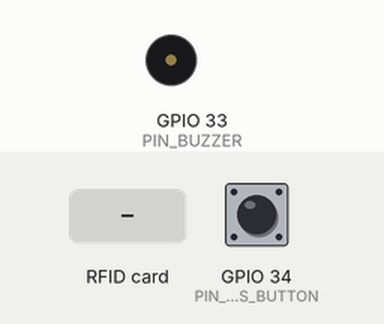
Recording of a program running on a simulated ESP32. Parts: buzzer (waves = sounding, pin HIGH). The inputs (shaded band) are chosen by the test bench; at power-on: GPIO 34 (PIN_SOS_BUTTON) HIGH. Storage starts empty; no radio packets arrive unless stated; what the program prints to the serial monitor is not drawn.

Above: at 2.3 s.
2.4 s: GPIO 34 (PIN_SOS_BUTTON) pulled LOW for 0.15 s
At 2.64 s:
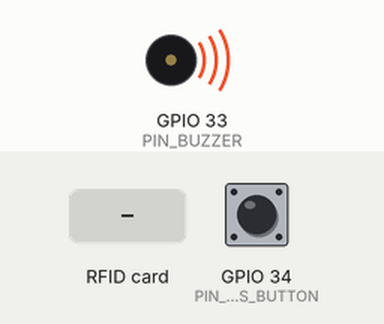
4.2 s: RFID card 5E 7A 19 C4 held to the reader
At 5.7 s:
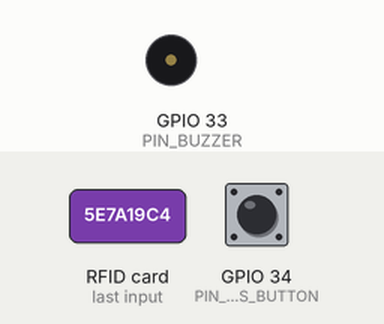
Timing chart, 0 to 7.2 s (numbered marks = the images above; inputs shaded):
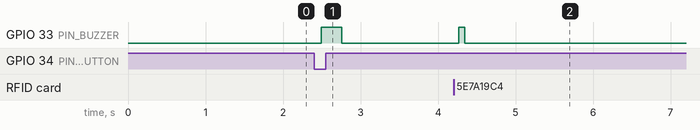

The program:

main.cpp
```cpp
/**
 * PROJECT MEDIBOT - Firmware Main Controller
 * Microcontroller: ESP32-WROVER (FreeRTOS)
 * Features:
 *   - Offline-first storage (LittleFS)
 *   - LoRa SOS Emergency Alert (433/868 MHz)
 *   - Smart NFC Health Card Scanner
 *   - MAX30102 Non-Invasive Hemoglobin (Hb) & SpO2
 *   - Embedded Mini Thermal Printer (Slip Generation)
 */

#include <Arduino.h>
#include <SPI.h>
#include <Wire.h>
#include <LoRa.h>
#include <MFRC522.h>
#include <LittleFS.h>
#include <ArduinoJson.h>

#include "hb_algorithm.h"
#include "thermal_printer.h"

// Hardware Pin Definitions (Matching PINOUT.md)
#define PIN_SOS_BUTTON     34
#define PIN_BUZZER         33
#define PIN_BATTERY_ADC    35

// LoRa SX1278 SPI Pins
#define LORA_CS            5
#define LORA_RST           27
#define LORA_DIO0          26
#define LORA_FREQ          868E6 // 868 MHz for India (ISM Band: 865-867 MHz / 433 MHz)

// NFC MFRC522 Pins
#define NFC_SS_PIN         4
#define NFC_RST_PIN        25

// Peripherals
ThermalPrinter printer(&Serial2);
MFRC522 mfrc522(NFC_SS_PIN, NFC_RST_PIN);

// Global State
volatile bool g_sosTriggered = false;
volatile unsigned long g_lastSosTime = 0;
String g_currentPatientId = "";
String g_currentPatientName = "Lata Devi";

// FreeRTOS Task Handles
TaskHandle_t TaskSensorHandle;
TaskHandle_t TaskSyncHandle;
QueueHandle_t offlineRecordQueue;

// Interrupt Service Routine for Emergency Physical Red SOS Button
void IRAM_ATTR isrEmergencyButton() {
    unsigned long now = millis();
    if (now - g_lastSosTime > 2000) { // 2 second debounce
        g_sosTriggered = true;
        g_lastSosTime = now;
    }
}

void triggerLoRaEmergencySOS() {
    digitalWrite(PIN_BUZZER, HIGH);
    Serial.println("[EMERGENCY] !!! RED SOS BUTTON PRESSED !!!");
    Serial.println("[LoRa] Broadcasting Emergency Distress Packet to PHC Gateway...");

    // LoRa Emergency Packet
    LoRa.beginPacket();
    LoRa.print("ALERT:EMERGENCY;KIOSK_ID:MEDIBOT_UP_042;LOC:VILLAGE_RAMPUR;TYPE:CRITICAL_MEDICAL_SOS;BATTERY:87%");
    LoRa.endPacket();

    delay(200);
    digitalWrite(PIN_BUZZER, LOW);
    Serial.println("[LoRa] SOS Packet Dispatched Over 10km Sub-GHz Radio Link.");
}

// -------------------------------------------------------------
// FreeRTOS Task 1: Background Offline Sync Manager
// -------------------------------------------------------------
void taskOfflineSync(void *pvParameters) {
    for (;;) {
        // If WiFi is available, upload queued records to FastAPI / ABDM backend
        // Else keep records encrypted in LittleFS flash
        vTaskDelay(pdMS_TO_TICKS(5000));
    }
}

// -------------------------------------------------------------
// FreeRTOS Task 2: Optical PPG Sensor & Hb Calibration
// -------------------------------------------------------------
void taskSensorProcessing(void *pvParameters) {
    for (;;) {
        // Poll for finger placement on MAX30102
        // Example mock calculation:
        float ac_red = 1420.0f;
        float dc_red = 145000.0f;
        float ac_ir  = 1380.0f;
        float dc_ir  = 155000.0f;
        float hr     = 76.0f;

        HbResult hb = calculateHemoglobin(ac_red, dc_red, ac_ir, dc_ir, hr);

        if (hb.valid) {
            Serial.printf("[SENSOR] Hb: %.2f g/dL | SpO2: %.1f%% | HR: %.0f BPM | Grade: %s\n",
                          hb.hemoglobin_g_dl, hb.spo2_percent, hb.heart_rate_bpm,
                          getAnemiaGradeHindi(hb.anemia_grade));

            // If an NFC card was scanned, print receipt slip
            if (g_currentPatientId.length() > 0) {
                Serial.println("[PRINTER] Printing patient slip on Thermal Printer...");
                printer.printPatientSlip(g_currentPatientId.c_str(), g_currentPatientName.c_str(),
                                         26, "Female", hb, "15-OCT-2026", "ASHA_RAMPUR_01");
                g_currentPatientId = ""; // Reset after printing
            }
        }

        vTaskDelay(pdMS_TO_TICKS(2000));
    }
}

void setup() {
    Serial.begin(115200);
    delay(1000);
    Serial.println("\n==========================================");
    Serial.println("  BOOTING PROJECT MEDIBOT KIOSK OS (v1.0) ");
    Serial.println("==========================================");

    // 1. Configure SOS Button and Buzzer
    pinMode(PIN_SOS_BUTTON, INPUT_PULLUP);
    pinMode(PIN_BUZZER, OUTPUT);
    attachInterrupt(digitalPinToInterrupt(PIN_SOS_BUTTON), isrEmergencyButton, FALLING);

    // 2. Initialize Thermal Printer
    Serial.println("[BOOT] Initializing 58mm Thermal Printer...");
    printer.begin(9600);

    // 3. Initialize LoRa Radio
    Serial.println("[BOOT] Initializing SX1278 LoRa Radio...");
    LoRa.setPins(LORA_CS, LORA_RST, LORA_DIO0);
    if (!LoRa.begin(LORA_FREQ)) {
        Serial.println("[WARN] LoRa initialization failed or module not attached.");
    } else {
        LoRa.setTxPower(20); // Max power +20dBm for maximum penetration
        Serial.println("[BOOT] LoRa Ready at 868 MHz.");
    }

    // 4. Initialize NFC Reader
    Serial.println("[BOOT] Initializing NFC Scanner (PN532/RC522)...");
    SPI.begin(18, 19, 23, NFC_SS_PIN); // SCK, MISO, MOSI, SS
    mfrc522.PCD_Init();

    // 5. Initialize LittleFS Flash Storage
    if (!LittleFS.begin(true)) {
        Serial.println("[WARN] LittleFS Mount Failed. Formatting...");
    } else {
        Serial.println("[BOOT] LittleFS Offline Storage Mounted.");
    }

    // 6. Spawn FreeRTOS Tasks
    xTaskCreatePinnedToCore(taskSensorProcessing, "SensorTask", 4096, NULL, 1, &TaskSensorHandle, 1);
    xTaskCreatePinnedToCore(taskOfflineSync, "SyncTask", 4096, NULL, 1, &TaskSyncHandle, 0);

    Serial.println("[READY] MEDIBOT Kiosk is operational. Ready for patient cards & checkups.");
}

void loop() {
    // 1. Check SOS Trigger
    if (g_sosTriggered) {
        g_sosTriggered = false;
        triggerLoRaEmergencySOS();
    }

    // 2. Poll NFC Reader for new health card
    if (mfrc522.PICC_IsNewCardPresent() && mfrc522.PICC_ReadCardSerial()) {
        String cardUid = "";
        for (byte i = 0; i < mfrc522.uid.size; i++) {
            cardUid += String(mfrc522.uid.uidByte[i] < 0x10 ? "0" : "");
            cardUid += String(mfrc522.uid.uidByte[i], HEX);
        }
        cardUid.toUpperCase();
        Serial.printf("[NFC] Card Detected! UID: %s\n", cardUid.c_str());

        // Load Patient profile
        g_currentPatientId = "ABHA-" + cardUid.substring(0, 8);
        Serial.printf("[AUTH] Patient Identified: %s (%s)\n", g_currentPatientName.c_str(), g_currentPatientId.c_str());

        // Beep confirmation
        digitalWrite(PIN_BUZZER, HIGH);
        delay(80);
        digitalWrite(PIN_BUZZER, LOW);

        mfrc522.PICC_HaltA();
    }

    delay(100);
}
```

hb_algorithm.h
```cpp
// AUTO-GENERATED BY ml/hb_estimator.js FOR ESP32-WROVER
// MEDIBOT Optical Non-Invasive Hemoglobin Calculation
#ifndef HB_ALGORITHM_H
#define HB_ALGORITHM_H

#include <Arduino.h>

// Calibration Weights
static const float HB_WEIGHT_BIAS = -32.574676f;
static const float HB_WEIGHT_INV_R = 37.438378f;
static const float HB_WEIGHT_R = 9.544445f;
static const float HB_WEIGHT_PI_IR = 0.007217f;
static const float HB_WEIGHT_RATIO_PI = 0.008786f;

enum AnemiaSeverity {
    ANEMIA_NONE = 0,       // >= 12.0 g/dL (Normal)
    ANEMIA_MILD = 1,       // 10.0 - 11.9 g/dL
    ANEMIA_MODERATE = 2,   // 7.0 - 9.9 g/dL
    ANEMIA_SEVERE = 3      // < 7.0 g/dL (Critical Emergency SOS)
};

struct HbResult {
    float hemoglobin_g_dl;
    float spo2_percent;
    float heart_rate_bpm;
    float r_ratio;
    float perfusion_index;
    AnemiaSeverity anemia_grade;
    bool valid;
};

inline const char* getAnemiaGradeHindi(AnemiaSeverity grade) {
    switch (grade) {
        case ANEMIA_NONE:     return "सामान्य (स्वस्थ)";
        case ANEMIA_MILD:     return "हल्का एनीमिया (Iron Supplements)";
        case ANEMIA_MODERATE: return "मध्यम एनीमिया (डॉक्टर जांच)";
        case ANEMIA_SEVERE:   return "गंभीर एनीमिया! (तत्काल PHC रिफर)";
        default:              return "अज्ञात";
    }
}

inline HbResult calculateHemoglobin(float ac_red, float dc_red, float ac_ir, float dc_ir, float heart_rate) {
    HbResult res;
    res.valid = false;

    // Safety checks: Avoid zero division and unplaced finger
    if (dc_red < 30000.0f || dc_ir < 30000.0f || ac_red < 50.0f || ac_ir < 50.0f) {
        return res; // Finger not detected or low signal quality
    }

    float pi_red = (ac_red / dc_red) * 100.0f;
    float pi_ir  = (ac_ir / dc_ir) * 100.0f;
    float r = (ac_red / dc_red) / (ac_ir / dc_ir);

    // Standard SpO2 computation
    float spo2 = 110.0f - 25.0f * r;
    if (spo2 > 100.0f) spo2 = 99.5f;
    if (spo2 < 70.0f) spo2 = 70.0f;

    // Empirical Multivariable Hemoglobin Estimation
    float inv_r = 1.0f / (r + 0.0001f);
    float ratio_pi = pi_red / (pi_ir + 0.0001f);

    float hb = HB_WEIGHT_BIAS +
               (HB_WEIGHT_INV_R * inv_r) +
               (HB_WEIGHT_R * r) +
               (HB_WEIGHT_PI_IR * pi_ir) +
               (HB_WEIGHT_RATIO_PI * ratio_pi);

    // Physiological bounds clamp (3.0 g/dL to 20.0 g/dL)
    if (hb < 3.0f) hb = 3.0f;
    if (hb > 20.0f) hb = 20.0f;

    res.hemoglobin_g_dl = hb;
    res.spo2_percent = spo2;
    res.heart_rate_bpm = heart_rate;
    res.r_ratio = r;
    res.perfusion_index = pi_ir;
    res.valid = true;

    // Categorize Anemia grade according to Indian Health Ministry Guidelines
    if (hb >= 12.0f) {
        res.anemia_grade = ANEMIA_NONE;
    } else if (hb >= 10.0f) {
        res.anemia_grade = ANEMIA_MILD;
    } else if (hb >= 7.0f) {
        res.anemia_grade = ANEMIA_MODERATE;
    } else {
        res.anemia_grade = ANEMIA_SEVERE;
    }

    return res;
}

#endif // HB_ALGORITHM_H
```

thermal_printer.h
```cpp
// MEDIBOT Embedded Mini 58mm Thermal Printer Driver (UART)
// Generates physical paper slips for rural patients (Prescriptions, Vitals & Next Vaccine Date)
#ifndef THERMAL_PRINTER_H
#define THERMAL_PRINTER_H

#include <Arduino.h>
#include "hb_algorithm.h"

class ThermalPrinter {
private:
    HardwareSerial* _serial;

    void sendCommand(const uint8_t* cmd, size_t len) {
        _serial->write(cmd, len);
    }

public:
    ThermalPrinter(HardwareSerial* serialPort) : _serial(serialPort) {}

    void begin(unsigned long baudRate = 9600) {
        _serial->begin(baudRate, SERIAL_8N1, 16, 17); // RX2 = GPIO 16, TX2 = GPIO 17
        reset();
    }

    void reset() {
        uint8_t initCmd[] = { 0x1B, 0x40 }; // ESC @
        sendCommand(initCmd, sizeof(initCmd));
    }

    void setBold(bool enable) {
        uint8_t boldCmd[] = { 0x1B, 0x45, (uint8_t)(enable ? 1 : 0) }; // ESC E n
        sendCommand(boldCmd, sizeof(boldCmd));
    }

    void setAlignCenter() {
        uint8_t alignCenter[] = { 0x1B, 0x61, 0x01 }; // ESC a 1
        sendCommand(alignCenter, sizeof(alignCenter));
    }

    void setAlignLeft() {
        uint8_t alignLeft[] = { 0x1B, 0x61, 0x00 }; // ESC a 0
        sendCommand(alignLeft, sizeof(alignLeft));
    }

    void feed(uint8_t lines = 2) {
        uint8_t feedCmd[] = { 0x1B, 0x64, lines }; // ESC d n
        sendCommand(feedCmd, sizeof(feedCmd));
    }

    void printPatientSlip(const char* patientId, const char* name, int age, const char* gender,
                          const HbResult& hbData, const char* nextVaccineDate, const char* ashaWorkerId) {
        reset();

        // Header
        setAlignCenter();
        setBold(true);
        _serial->println("================================");
        _serial->println("      PROJECT MEDIBOT KIOSK     ");
        _serial->println("  RURAL HEALTH CHECKUP SLIP     ");
        _serial->println("  National Health Mission / ASHA");
        _serial->println("================================");
        setBold(false);

        // Patient Details
        setAlignLeft();
        _serial->printf("Patient ID  : %s\n", patientId);
        _serial->printf("Name        : %s\n", name);
        _serial->printf("Age/Gender  : %d Yrs / %s\n", age, gender);
        _serial->printf("ASHA Center : %s\n", ashaWorkerId);
        _serial->println("--------------------------------");

        // Vitals & Non-Invasive Lab Report
        setBold(true);
        _serial->println("[ VITAL HEALTH REPORT ]");
        setBold(false);
        _serial->printf("Hemoglobin (Hb) : %.1f g/dL\n", hbData.hemoglobin_g_dl);
        _serial->printf("Anemia Status   : %s\n", getAnemiaGradeHindi(hbData.anemia_grade));
        _serial->printf("Blood Oxygen    : %.1f %% SpO2\n", hbData.spo2_percent);
        _serial->printf("Pulse Rate      : %.0f BPM\n", hbData.heart_rate_bpm);
        _serial->println("--------------------------------");

        // Guidance & Vaccine
        setBold(true);
        _serial->println("[ NEXT APPOINTMENT / VACCINE ]");
        setBold(false);
        _serial->printf("Due Date    : %s\n", nextVaccineDate);
        _serial->println("Note: Carry this slip to PHC.");
        if (hbData.anemia_grade >= ANEMIA_MODERATE) {
            setBold(true);
            _serial->println("! ALERT: Doctor consultation required for Iron/Folic Acid!");
            setBold(false);
        }
        _serial->println("================================");

        feed(4); // Paper feed so user can tear off slip
    }
};

#endif // THERMAL_PRINTER_H
```

Measured:
- after the input at 2.4 s, GPIO 33 (PIN_BUZZER): LOW → HIGH after 0.10 s, → LOW 0.26 s later
- after the input at 4.2 s, GPIO 33 (PIN_BUZZER): LOW → HIGH after 0.07 s, → LOW 0.08 s later
